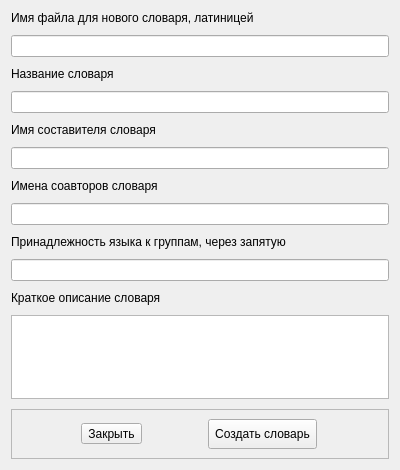
<?xml version="1.0" encoding="UTF-8"?>
<ui version="4.0">
 <class>DialogCreateNewDictionary</class>
 <widget class="QDialog" name="DialogCreateNewDictionary">
  <property name="geometry">
   <rect>
    <x>0</x>
    <y>0</y>
    <width>400</width>
    <height>470</height>
   </rect>
  </property>
  <property name="windowTitle">
   <string>Dialog</string>
  </property>
  <layout class="QHBoxLayout" name="horizontalLayout">
   <item>
    <layout class="QVBoxLayout" name="verticalLayout">
     <property name="spacing">
      <number>10</number>
     </property>
     <property name="sizeConstraint">
      <enum>QLayout::SetDefaultConstraint</enum>
     </property>
     <item>
      <widget class="QLabel" name="label_dict_filename">
       <property name="autoFillBackground">
        <bool>true</bool>
       </property>
       <property name="text">
        <string>Имя файла для нового словаря, латиницей</string>
       </property>
       <property name="textFormat">
        <enum>Qt::PlainText</enum>
       </property>
      </widget>
     </item>
     <item>
      <widget class="QLineEdit" name="dict_filename">
       <property name="layoutDirection">
        <enum>Qt::LeftToRight</enum>
       </property>
      </widget>
     </item>
     <item>
      <widget class="QLabel" name="label_dict_name">
       <property name="text">
        <string>Название словаря</string>
       </property>
       <property name="alignment">
        <set>Qt::AlignLeading|Qt::AlignLeft|Qt::AlignVCenter</set>
       </property>
      </widget>
     </item>
     <item>
      <widget class="QLineEdit" name="dict_name"/>
     </item>
     <item>
      <widget class="QLabel" name="label_dict_author">
       <property name="text">
        <string>Имя составителя словаря</string>
       </property>
      </widget>
     </item>
     <item>
      <widget class="QLineEdit" name="dict_author"/>
     </item>
     <item>
      <widget class="QLabel" name="label_dict_credits">
       <property name="text">
        <string>Имена соавторов словаря</string>
       </property>
      </widget>
     </item>
     <item>
      <widget class="QLineEdit" name="dict_credits"/>
     </item>
     <item>
      <widget class="QLabel" name="label_dict_tags">
       <property name="text">
        <string>Принадлежность языка к группам, через запятую</string>
       </property>
      </widget>
     </item>
     <item>
      <widget class="QLineEdit" name="dict_tags"/>
     </item>
     <item>
      <widget class="QLabel" name="label_dict_description">
       <property name="text">
        <string>Краткое описание словаря</string>
       </property>
      </widget>
     </item>
     <item>
      <widget class="QPlainTextEdit" name="dict_description"/>
     </item>
     <item>
      <widget class="QFrame" name="frame">
       <property name="frameShape">
        <enum>QFrame::StyledPanel</enum>
       </property>
       <property name="frameShadow">
        <enum>QFrame::Raised</enum>
       </property>
       <layout class="QHBoxLayout" name="horizontalLayout_2">
        <item>
         <widget class="QToolButton" name="closeButton">
          <property name="text">
           <string>Закрыть</string>
          </property>
         </widget>
        </item>
        <item>
         <widget class="QToolButton" name="okButton">
          <property name="minimumSize">
           <size>
            <width>0</width>
            <height>30</height>
           </size>
          </property>
          <property name="text">
           <string>Создать словарь</string>
          </property>
         </widget>
        </item>
       </layout>
      </widget>
     </item>
    </layout>
   </item>
  </layout>
 </widget>
 <resources/>
 <connections/>
</ui>
